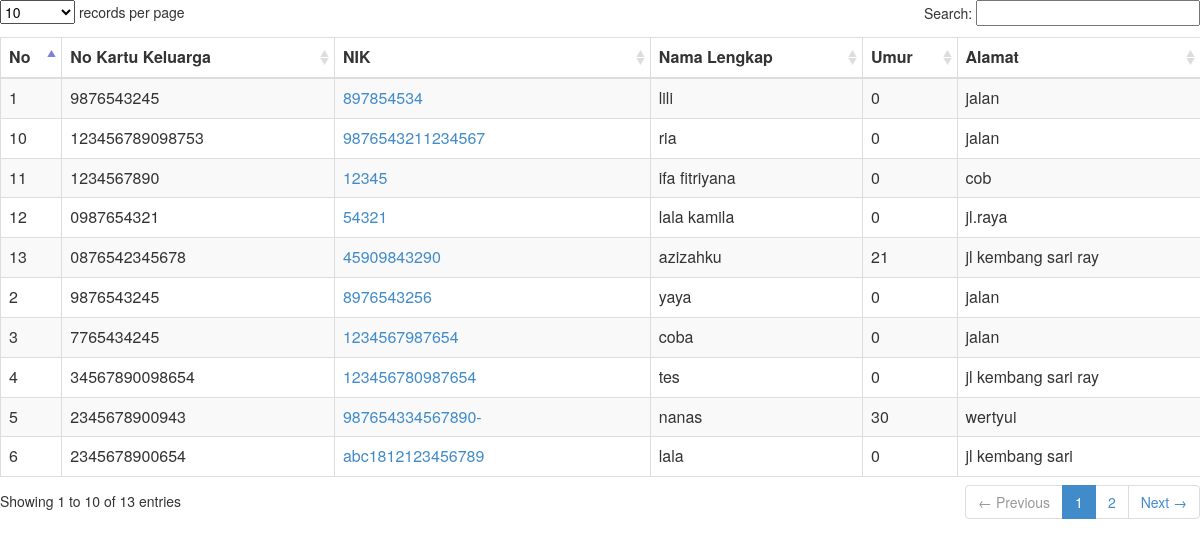
Screenshot of /menu/list_istri.php with the database file from the repository.
### tables this page shows
CREATE TABLE `tblpenduduk` (
  `id` int(12) NOT NULL AUTO_INCREMENT,
  `NoKK` varchar(18) NOT NULL,
  `PosisiKKID` tinyint(4) NOT NULL DEFAULT '0',
  `UrutPosisiKK` tinyint(4) NOT NULL DEFAULT '0',
  `KartuID` tinyint(1) DEFAULT '0',
  `NoIdentitas` varchar(20) NOT NULL,
  `NamaLengkap` varchar(255) DEFAULT NULL,
  `NamaAyah` varchar(50) NOT NULL,
  `NamaIbu` varchar(50) NOT NULL,
  `JenisKelamin` tinyint(1) DEFAULT '0',
  `TempatLahir` varchar(4) DEFAULT NULL,
  `TanggalLahir` date DEFAULT NULL,
  `Agama` tinyint(4) DEFAULT '0',
  `StatusPerkawinan` tinyint(4) DEFAULT '0',
  `Pekerjaan` tinyint(4) DEFAULT '0',
  `StatusKependudukan` tinyint(1) DEFAULT '0',
  `PendudukAsli` tinyint(1) DEFAULT '0',
  `Jalan` varchar(255) DEFAULT NULL,
  `RT` varchar(3) DEFAULT NULL,
  `RW` varchar(3) DEFAULT NULL,
  `NegaraID` varchar(3) DEFAULT NULL,
  `ProvinsiID` varchar(2) DEFAULT NULL,
  `KabupatenID` varchar(4) DEFAULT NULL,
  `KecamatanID` varchar(6) DEFAULT NULL,
  `KelurahanID` varchar(10) DEFAULT NULL,
  `DusunID` varchar(12) DEFAULT NULL,
  `KodePos` varchar(5) DEFAULT NULL,
  `NoTelp` varchar(20) DEFAULT NULL,
  `NoHP` varchar(20) DEFAULT NULL,
  `Email` varchar(50) DEFAULT NULL,
  `WebSite` varchar(50) DEFAULT NULL,
  `JalanLama` varchar(255) DEFAULT NULL,
  `RTLama` varchar(3) DEFAULT NULL,
  `RWLama` varchar(3) DEFAULT NULL,
  `KelurahanIDLama` varchar(10) DEFAULT NULL,
  `KecamatanIDLama` varchar(6) DEFAULT NULL,
  `KabupatenIDLama` varchar(4) DEFAULT NULL,
  `ProvinsiIDLama` varchar(2) DEFAULT NULL,
  `NegaraIDLama` varchar(255) DEFAULT NULL,
  `KodePosLama` varchar(5) DEFAULT NULL,
  `Photo` varchar(255) DEFAULT NULL,
  `TanggalEntry` datetime DEFAULT NULL,
  `StatusTinggal` tinyint(4) DEFAULT '0',
  `PendidikanID` tinyint(4) DEFAULT '0',
  `BacaID` varchar(3) DEFAULT NULL,
  `MutasiID` int(11) NOT NULL,
  `MaksudKedatangan` varchar(50) NOT NULL,
  `NoIdentitasDituju` varchar(20) NOT NULL,
  `TanggalDatang` date NOT NULL,
  `TanggalPergi` date NOT NULL,
  `Keterangan` text NOT NULL,
  `kk_pindah` tinyint(4) DEFAULT NULL,
  `kk_tidak_pindah` tinyint(4) DEFAULT NULL,
  `status` varchar(30) DEFAULT NULL,
  `AlasanPindahID` int(4) DEFAULT NULL,
  `KlasifikasiPindahID` int(4) DEFAULT NULL,
  `JenisKepindahanID` int(4) DEFAULT NULL,
  `Keturunan` int(1) DEFAULT NULL,
  `xNoKKLama` varchar(50) DEFAULT NULL,
  PRIMARY KEY (`id`,`NoIdentitas`),
  UNIQUE KEY `NoIdentitas` (`NoIdentitas`),
  KEY `DusunID` (`DusunID`),
  KEY `NoKK` (`NoKK`),
  KEY `PosisiKKID` (`PosisiKKID`),
  KEY `UrutPosisiKK` (`UrutPosisiKK`)
);

### library/fungsi_library.php (called while the page is built, shortened)
<?php
	function umur($birthday){
		list($year,$month,$day) = explode("-",$birthday);
		$year_diff = date("Y") - $year;
		$month_diff = date("m") - $month;
		$day_diff = date("d") - $day;
		if ($month_diff < 0) $year_diff--;
		elseif (($month_diff==0) && ($day_diff < 0)) $year_diff--;
		return $year_diff;
		}
?>

### menu/list_istri.php (the view, shortened to what this page needs)
        <link href="../css/bootstrap.min.css" rel="stylesheet" type="text/css" />
        <link href="../css/datatables/dataTables.bootstrap.css" rel="stylesheet" type="text/css" />
<?php
include "../library/fungsi_library.php";
?>
<body>
<form name="formKK" action="" method="post">
<div class="box-body table-responsive">
                                    <table id="example1" class="table table-bordered table-striped">
                                        <thead>
                                            <tr>
											  <th>No</th>
											  <th>No Kartu Keluarga</th>
											  <th>NIK</th>
											  <th>Nama Lengkap</th>
											  <th>Umur</th>
											  <th>Alamat</th>
											  </tr>
											</thead>
											<tbody>
  <?php
  $sql = "select * from tblpenduduk where JenisKelamin='1' ORDER BY NoKK DESC";
	$q = mysql_query($sql); $no=0; while($qq=mysql_fetch_array($q)) { $no++;
		$kab=mysql_query("SELECT SUBSTR(NamaKabKota,5,25) as NamaKabKota from tblkabkota where KabKotaID='$qq[TempatLahir]'");
		$b=mysql_fetch_array($kab);
$nama		 =$qq['NamaLengkap'];
$nokk 		 =$qq['NoKK'];
$nik		 =$qq['NoIdentitas'];
$tgl		 =$qq['TanggalLahir'];
$tempatlahir =$b['NamaKabKota'];
$umur 		 =umur($tgl);
?>
	<tr><td><?php echo"$no";?></td>
			<td><?php echo"$nokk";?></td>
			<td><a href="#" onClick="javascript:pilih('<?php echo"$nama";?>',
														'<?php echo"$nik";?>',
														'<?php echo"$tempatlahir";?>',
														'<?php echo"$tgl";?>',
														'<?php echo"$umur";?>')"><?php echo"$nik";?></a></td>
			<td><?php echo"$nama";?></td>
			<td><?php echo"$umur";?></td>
			<td><?php echo"$qq[Jalan]";?></td>
	</tr>
<?php
	}
 echo"</tbody>
	</table>
	</div>
</form>";
?>
</body>

### rows the page displays
tblpenduduk: NoKK "9876543245", NoIdentitas "897854534", NamaLengkap "lili", TanggalLahir "0", Jalan "jalan"
tblpenduduk: NoKK "9876543245", NoIdentitas "8976543256", NamaLengkap "yaya", TanggalLahir "0", Jalan "jalan"
tblpenduduk: NoKK "7765434245", NoIdentitas "1234567987654", NamaLengkap "coba", TanggalLahir "0", Jalan "jalan"
tblpenduduk: NoKK "34567890098654", NoIdentitas "123456780987654", NamaLengkap "tes", TanggalLahir "0", Jalan "jl kembang sari ray"
tblpenduduk: NoKK "2345678900943", NoIdentitas "987654334567890-", NamaLengkap "nanas", TanggalLahir "30", Jalan "wertyui"
tblpenduduk: NoKK "2345678900654", NoIdentitas "abc1812123456789", NamaLengkap "lala", TanggalLahir "0", Jalan "jl kembang sari"
tblpenduduk: NoKK "123456789098753", NoIdentitas "9876543211234567", NamaLengkap "ria", TanggalLahir "0", Jalan "jalan"
tblpenduduk: NoKK "1234567890", NoIdentitas "12345", NamaLengkap "ifa fitriyana", TanggalLahir "0", Jalan "cob"
tblpenduduk: NoKK "0987654321", NoIdentitas "54321", NamaLengkap "lala kamila", TanggalLahir "0", Jalan "jl.raya"
tblpenduduk: NoKK "0876542345678", NoIdentitas "45909843290", NamaLengkap "azizahku", TanggalLahir "21", Jalan "jl kembang sari ray"
